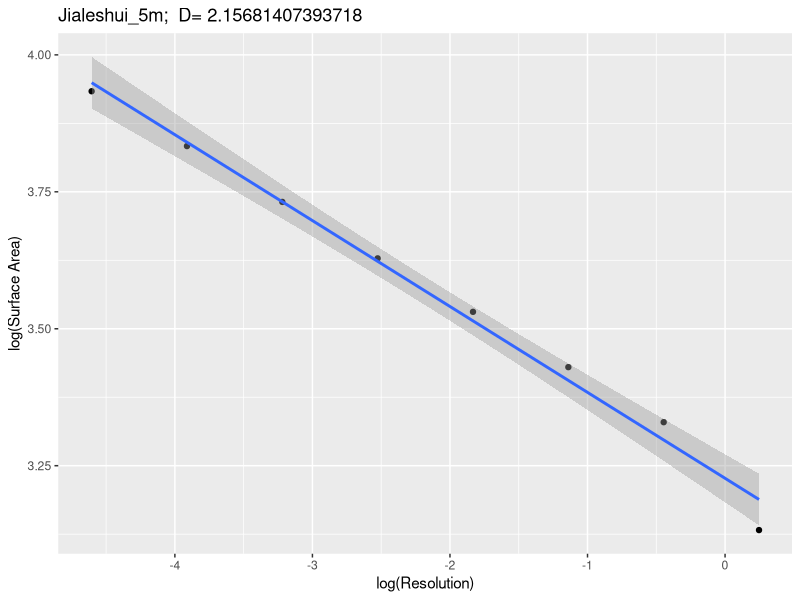

Recreate this plot in R.
SA.data<-data.frame()
resolution<-c(1,2,4,8,16,32,64,128)
SurfaceArea<-c(51.090546, 46.223506,
               41.744304,  37.656329,
               34.154483,  30.875144,
               27.922805,  22.931112)
PlanAreaCalc<-c(31.852690, 31.738863,
                31.511964, 31.051005,
                30.147869,  28.415233,
                25.428404,  19.180282)
NullArea<-c(7.895686, 7.889420,
            7.847752, 7.939805,
            7.822852,  7.509740,
            6.901995, 6.393427)
PlanArea<-PlanAreaCalc-NullArea
SA.data<-data.frame(resolution=resolution, 
           SurfaceArea=SurfaceArea, 
           PlanArea=PlanArea)
SA.data$SurfaceComplexity<-
  SA.data$SurfaceArea/SA.data$PlanArea

SA.data$LogSA<-log(SurfaceArea)
SA.data$LogRES<-log(resolution/100)

lmSA<-lm(LogSA~LogRES, data=SA.data)
FD128<-2-lmSA$coefficients[2]

library(ggplot2)

ggplot(SA.data, aes(x=LogRES, 
                    y=LogSA))+
  geom_point()+
  geom_smooth(method='lm')+
  xlab('log(Resolution)')+
  ylab('log(Surface Area)')+
  ggtitle(paste('Jialeshui_5m; ', 'D=',FD128))
